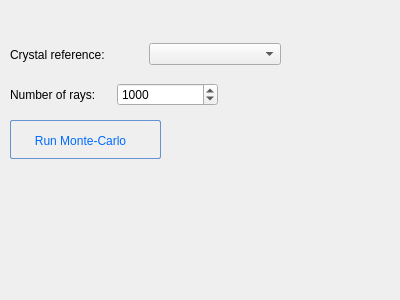
<?xml version="1.0" encoding="UTF-8"?>
<ui version="4.0">
 <class>DialogMCAbsorption</class>
 <widget class="QDialog" name="DialogMCAbsorption">
  <property name="windowModality">
   <enum>Qt::ApplicationModal</enum>
  </property>
  <property name="geometry">
   <rect>
    <x>0</x>
    <y>0</y>
    <width>400</width>
    <height>300</height>
   </rect>
  </property>
  <property name="windowTitle">
   <string>Monte-Carlo absorption Correction</string>
  </property>
  <widget class="QPushButton" name="pushButton_run">
   <property name="geometry">
    <rect>
     <x>10</x>
     <y>120</y>
     <width>151</width>
     <height>39</height>
    </rect>
   </property>
   <property name="styleSheet">
    <string notr="true">QPushButton:hover{
        background: qlineargradient(x1 : 0, y1 : 0, x2 : 0, y2 :   1, stop :   0.0 #ffd9aa,
                stop :   0.5 #ffbb6e, stop :   0.55 #feae42, stop :   1.0 #fedb74);
}

QPushButton {
        border: 1px solid #6593cf;
        border-radius: 2px;
        padding: 5px 15px 2px 5px;
        background: qlineargradient(x1 : 0, y1 : 0, x2 : 0, y2 :   1, stop :   0.0 #f5f9ff,
                stop :   0.5 #c7dfff, stop :   0.55 #afd2ff, stop :   1.0 #c0dbff);
        color: #006aff;
        font: bold large &quot;Arial&quot;;
        height: 30px;
}




QPushButton:pressed {
        background: qlineargradient(x1 : 0, y1 : 0, x2 : 0, y2 :   1, stop :   0.0 #c0dbff,
        stop :   0.5 #cfd26f, stop :   0.55 #c7df6f, stop :   1.0 #f5f9ff);
        padding-top: 2px;
        padding-left: 3px;

}


QPushButton:on {
        background: qlineargradient(x1 : 0, y1 : 0, x2 : 0, y2 :   1, stop :   0.0 #5AA72D,
        stop :   0.5 #B3E296, stop :   0.55 #B3E296, stop :   1.0 #f5f9ff);
        padding-top: 2px;
        padding-left: 3px;
}

QPushButton:disabled {
        background: transparent #e5e9ee;
        padding-top: 2px;        
        padding-left: 3px;
        color: black;
}</string>
   </property>
   <property name="text">
    <string>Run Monte-Carlo</string>
   </property>
  </widget>
  <widget class="QWidget" name="layoutWidget">
   <property name="geometry">
    <rect>
     <x>10</x>
     <y>40</y>
     <width>271</width>
     <height>29</height>
    </rect>
   </property>
   <layout class="QHBoxLayout" name="horizontalLayout">
    <item>
     <widget class="QLabel" name="label">
      <property name="text">
       <string>Crystal reference:</string>
      </property>
     </widget>
    </item>
    <item>
     <widget class="QComboBox" name="comboBox"/>
    </item>
   </layout>
  </widget>
  <widget class="QWidget" name="layoutWidget">
   <property name="geometry">
    <rect>
     <x>10</x>
     <y>80</y>
     <width>208</width>
     <height>29</height>
    </rect>
   </property>
   <layout class="QHBoxLayout" name="horizontalLayout_2">
    <item>
     <widget class="QLabel" name="label_2">
      <property name="text">
       <string>Number of rays:</string>
      </property>
     </widget>
    </item>
    <item>
     <widget class="QSpinBox" name="spinBox">
      <property name="minimum">
       <number>100</number>
      </property>
      <property name="maximum">
       <number>1000000</number>
      </property>
      <property name="singleStep">
       <number>1000</number>
      </property>
      <property name="value">
       <number>1000</number>
      </property>
     </widget>
    </item>
   </layout>
  </widget>
 </widget>
 <resources/>
 <connections/>
</ui>
